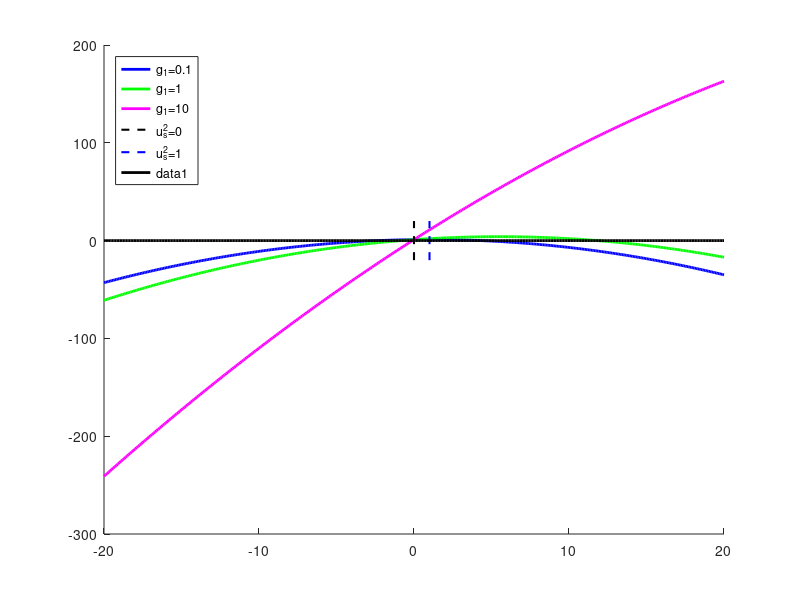

This chart was generated by the following MATLAB code: (Note: this script raises an error after producing the figure.)
% Paint_SaddlePoint1.m
% plot function \psi(u_s^2) for different g_1 and g_2 values.


clear all
close all


func=@(g1,g2,us2)(1+g1*us2+g2*us2.*(1-us2));


us2=-20:0.1:20;


figure(1)
g2=0.1;


hold on


g1=0.1;
plot(us2,func(g1,g2,us2),'b','Linewidth',2)
g1=1;
plot(us2,func(g1,g2,us2),'g','Linewidth',2)
g1=10;
plot(us2,func(g1,g2,us2),'m','Linewidth',2)

plot([0 0],[-10 10]*2,'--k','Linewidth',1.5)
plot([1 1],[-10 10]*2,'--b','Linewidth',1.5)
hleg=legend({'g_1=0.1','g_1=1','g_1=10','u_s^2=0','u_s^2=1'},'Location','northwest')
%title('g_2=0.1')

plot(us2,0*us2,'-k','Linewidth',2)
hleg.String(end) = [];

text(15,15,'(a)','Fontsize',20)

xlim([-20 20])
ylim([-20 20])
xlabel('u_s^2','Fontsize',15)
ylabel('\psi(u_s^2)','Fontsize',15)
set(gca,'Fontsize',15)
print('pngs/Fig_saddle_a.png','-dpng','-r600')

figure(2)
g2=1;

hold on


g1=0.1;
plot(us2,func(g1,g2,us2),'b','Linewidth',2)
g1=1;
plot(us2,func(g1,g2,us2),'g','Linewidth',2)
g1=10;
plot(us2,func(g1,g2,us2),'m','Linewidth',2)

plot([0 0],[-10 10]*2,'--k','Linewidth',1.5)
plot([1 1],[-10 10]*2,'--b','Linewidth',1.5)
hleg=legend({'g_1=0.1','g_1=1','g_1=10','u_s^2=0','u_s^2=1'},'Location','northwest')
%title('g_2=1')

plot(us2,0*us2,'-k','Linewidth',2)
hleg.String(end) = [];
text(15,15,'(b)','Fontsize',20)

xlim([-20 20])
ylim([-20 20])
xlabel('u_s^2','Fontsize',15)
ylabel('\psi(u_s^2)','Fontsize',15)
set(gca,'Fontsize',15)
print('pngs/Fig_saddle_b.png','-dpng','-r600')


figure(3)
g2=10;


hold on

g1=0.1;
plot(us2,func(g1,g2,us2),'b','Linewidth',2)
g1=1;
plot(us2,func(g1,g2,us2),'g','Linewidth',2)
g1=10;
plot(us2,func(g1,g2,us2),'m','Linewidth',2)


plot([0 0],[-10 10]*2,'--k','Linewidth',1.5)
plot([1 1],[-10 10]*2,'--b','Linewidth',1.5)
hleg=legend({'g_1=0.1','g_1=1','g_1=10','u_s^2=0','u_s^2=1'},'Location','northwest')
%title('g_2=10')

plot(us2,0*us2,'-k','Linewidth',2)

hleg.String(end) = [];
text(15,15,'(c)','Fontsize',20)

xlim([-20 20])
ylim([-20 20])
xlabel('u_s^2','Fontsize',15)
ylabel('\psi(u_s^2)','Fontsize',15)
set(gca,'Fontsize',15)

print('pngs/Fig_saddle_c.png','-dpng','-r600')
